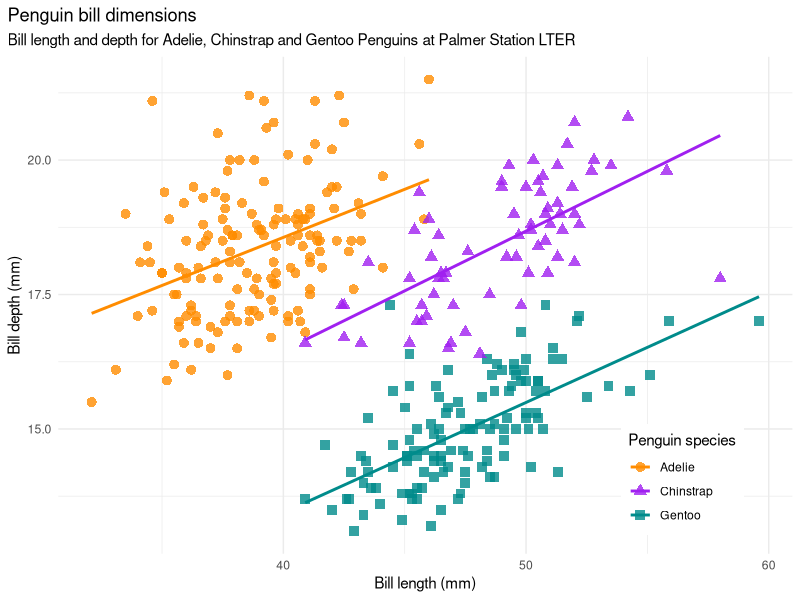

The R script that drew this image:
## ---- chunk 1
knitr::opts_chunk$set(echo = TRUE, warning = FALSE, message = FALSE)
## ---- chunk 2
# load libraries
library(tidyverse)
library(palmerpenguins)
## ---- chunk 3
plot_or_not <-  TRUE
## ---- chunk 4
penguins %>%
  ggplot(aes(
    x = bill_length_mm,
    y = bill_depth_mm,
    group = species
  )
  ) +
  geom_point(aes(
    color = species,
    shape = species
  ),
  size = 3,
  alpha = 0.8
  ) +
  geom_smooth(method = "lm", se = FALSE, aes(color = species)) +
  theme_minimal() +
  scale_color_manual(values = c("darkorange", "purple", "cyan4")) +
  labs(
    title = "Penguin bill dimensions",
    subtitle = "Bill length and depth for Adelie, Chinstrap and Gentoo Penguins at Palmer Station LTER",
    x = "Bill length (mm)",
    y = "Bill depth (mm)",
    color = "Penguin species",
    shape = "Penguin species"
  ) +
  theme(
    legend.position = c(0.85, 0.15),
    legend.background = element_rect(fill = "white", color = NA),
    plot.title.position = "plot",
    plot.caption = element_text(hjust = 0, face = "italic"),
    plot.caption.position = "plot"
  )
